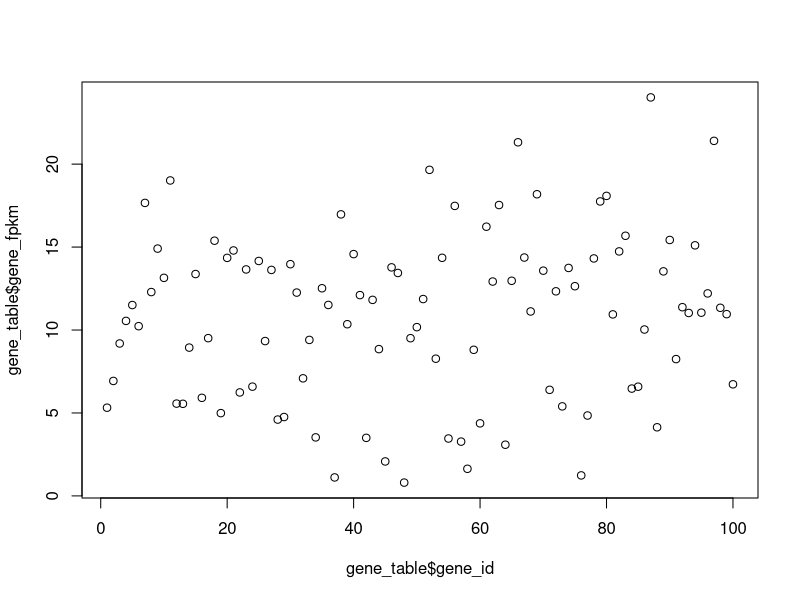
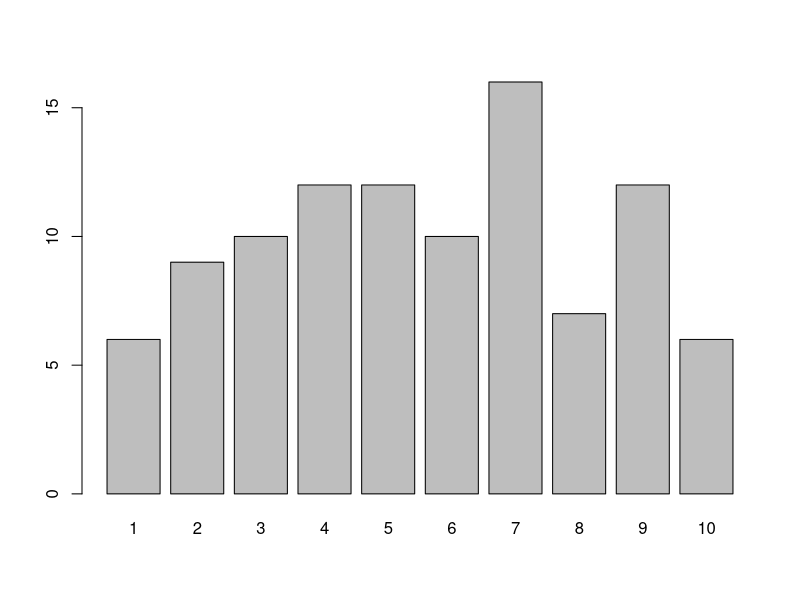
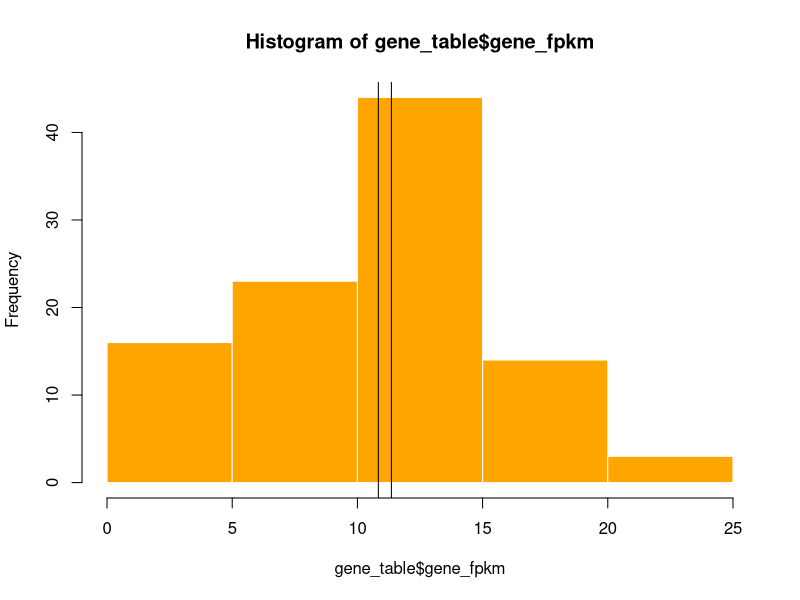

Generate these figures, in order, with R:
a=1
a<-1
a<-log2(10)
a
print("123")
## 常用的方法生成向量
b<-c(1:10)
a<-1
c<-a+b
c
# 创建序列
d<-seq(from=1,to=100,by=5)
d<-seq(from=1,to=11,length.out = 20)
e<-rep(c(1:10),5)
a=c(1:10)
b=c(a,a,a,a,a)
b
e
f<-rep(c(1:10),each=5)
f
f[10]
length(f)
f[c(1:5)]
# 删掉一个元素
f[-1]

g<-matrix(c[1:100],nrow = 10)
h<-matrix(c(1:15),5,5)
g_up<-upper.tri(g,diag = T)
det(h)#求方阵的行列式
t(g) # 转置



## 创建数据表
gene_id=c(1:100)
gene_fpkm=rnorm(100,10,5)
gene_fpkm=abs(gene_fpkm)
sample_id=c(rep(1,50),rep(2,50))
sample_id2=round(runif(100,1,10))
gene_table=data.frame(gene_id,gene_fpkm,sample_id,sample_id2)

plot(x=gene_table$gene_id,y=gene_table$gene_fpkm)
colnames(gene_table)
rownames(gene_table)
dim(gene_table)
table(gene_table$sample_id)
table(gene_table$sample_id2)
barplot(table(gene_table$sample_id2))
hist(gene_table$gene_fpkm,col = "orange",border = F)
abline(v=mean(gene_table$gene_fpkm)) 
abline(v=median(gene_table$gene_fpkm)) 

